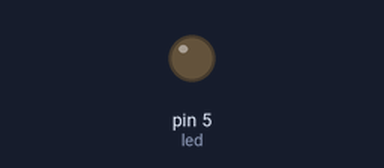
The sketch below on a simulated Arduino Uno, built with avr-gcc and run on an emulated ATmega328P. On the bench: output pins drawn as LEDs (lit = HIGH).

Above: at 1.5 s.
At 6.22 s:
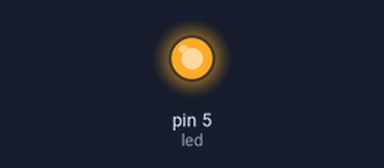
Timing chart, 0 to 7.1 s (numbered marks = the images above):
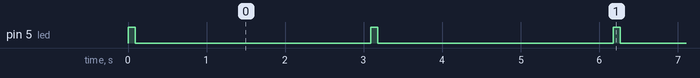

The sketch:

doctor.ino
```cpp
int led = 5;
//int brightness = 0;    // how bright the LED is
//int fadeAmount = 5;    // how many points to fade the LED by

void setup() {
  // initialize digital pin LED_BUILTIN as an output.
  pinMode(led, OUTPUT);
}

// the loop function runs over and over again forever
void loop() {
  digitalWrite(led, HIGH);   // turn the LED on (HIGH is the voltage level)
  delay(90);
  digitalWrite(led, LOW);    // turn the LED off by making the voltage LOW
  delay(3000);                       // wait for a second
}
```

Measured:
- by itself, pin 5 (led): alternates HIGH for 0.09 s and LOW for 3.0 s
